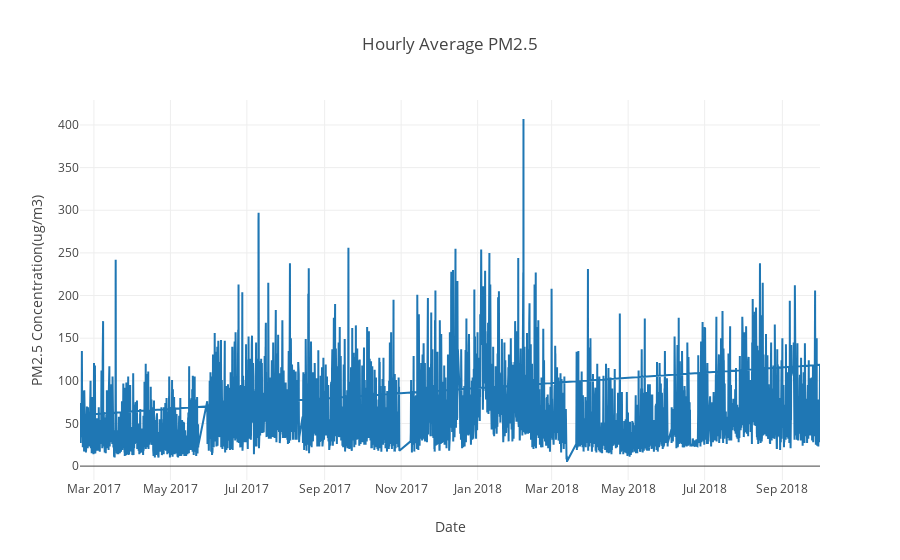

Notebook code cell kept with this figure:
### Code cell
hourly_pm25_trend = go.Scatter(x=hourly_average_airquality_data_concentrations.dropna().index,
                         y = hourly_average_airquality_data_concentrations['PM2.5(Ug/m3)'].dropna().values,
                 ) 

layout = go.Layout(title='Hourly Average PM2.5', xaxis=dict(title='Date'),
                   yaxis=dict(title='PM2.5 Concentration(ug/m3)'))

fig = go.Figure(data=[hourly_pm25_trend], layout=layout)
iplot(fig)
pio.write_image(fig,os.path.join(filepath , 'hourly_average_pm25_concentration_trend.png'))

### Figure 1 — Plotly figure (JSON) as saved in the notebook; plotly's stock layout.template omitted (floating-point values rounded to 4 significant figures; data arrays with more than 128 entries replaced by an {"elided": "..."} marker saying what was removed)
{"data": [{"type": "scatter", "uid": "26cd18f2-6749-4b46-9f52-629a5ed8bb7a", "x": {"elided": "13185 str values"}, "y": {"elided": "13185 float values"}}], "layout": {"title": {"text": "Hourly Average PM2.5"}, "xaxis": {"title": {"text": "Date"}}, "yaxis": {"title": {"text": "PM2.5 Concentration(ug/m3)"}}}}
